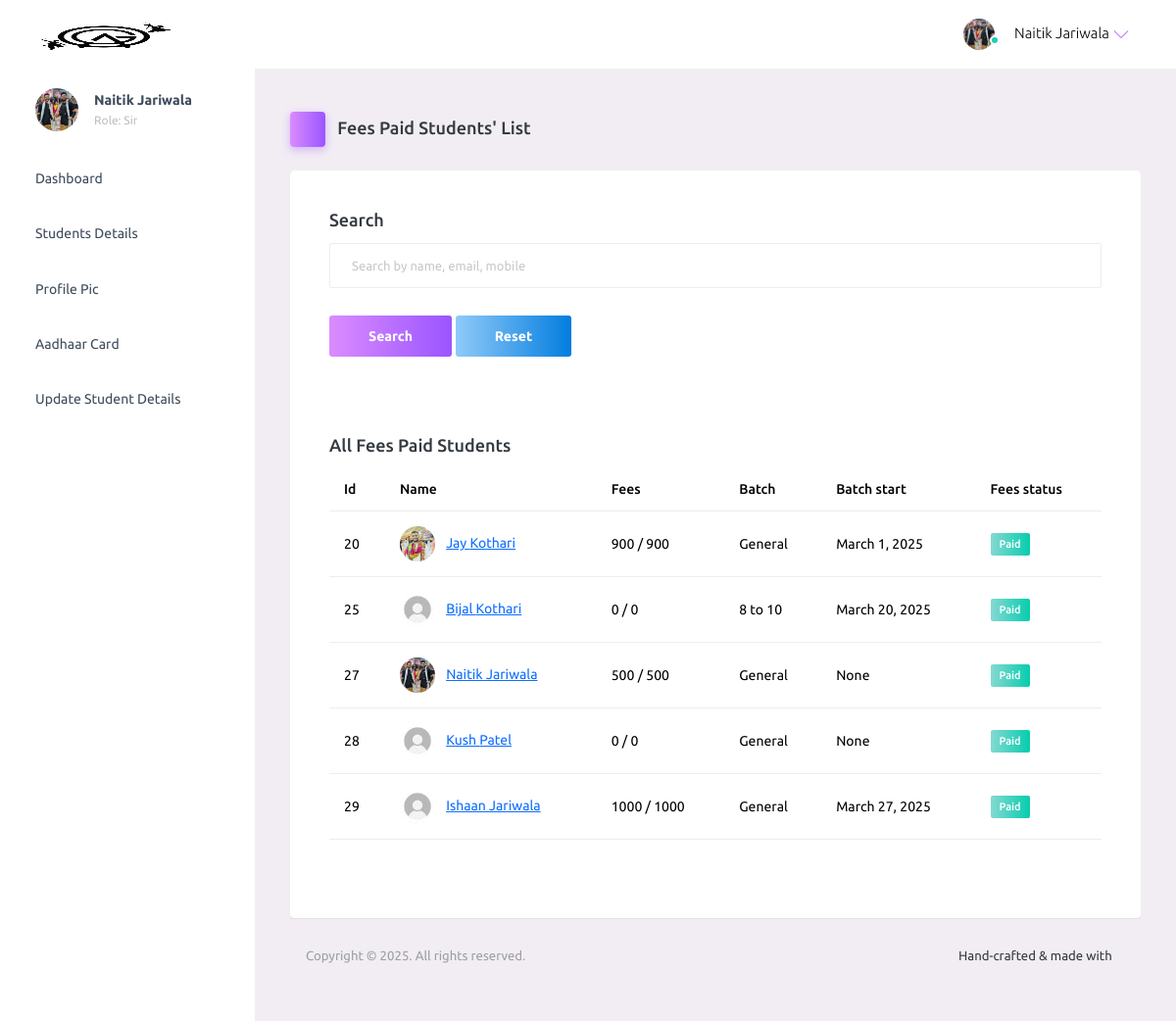
The page /mentor/fees_paid_list/ (signed in) on the database as committed earlier.
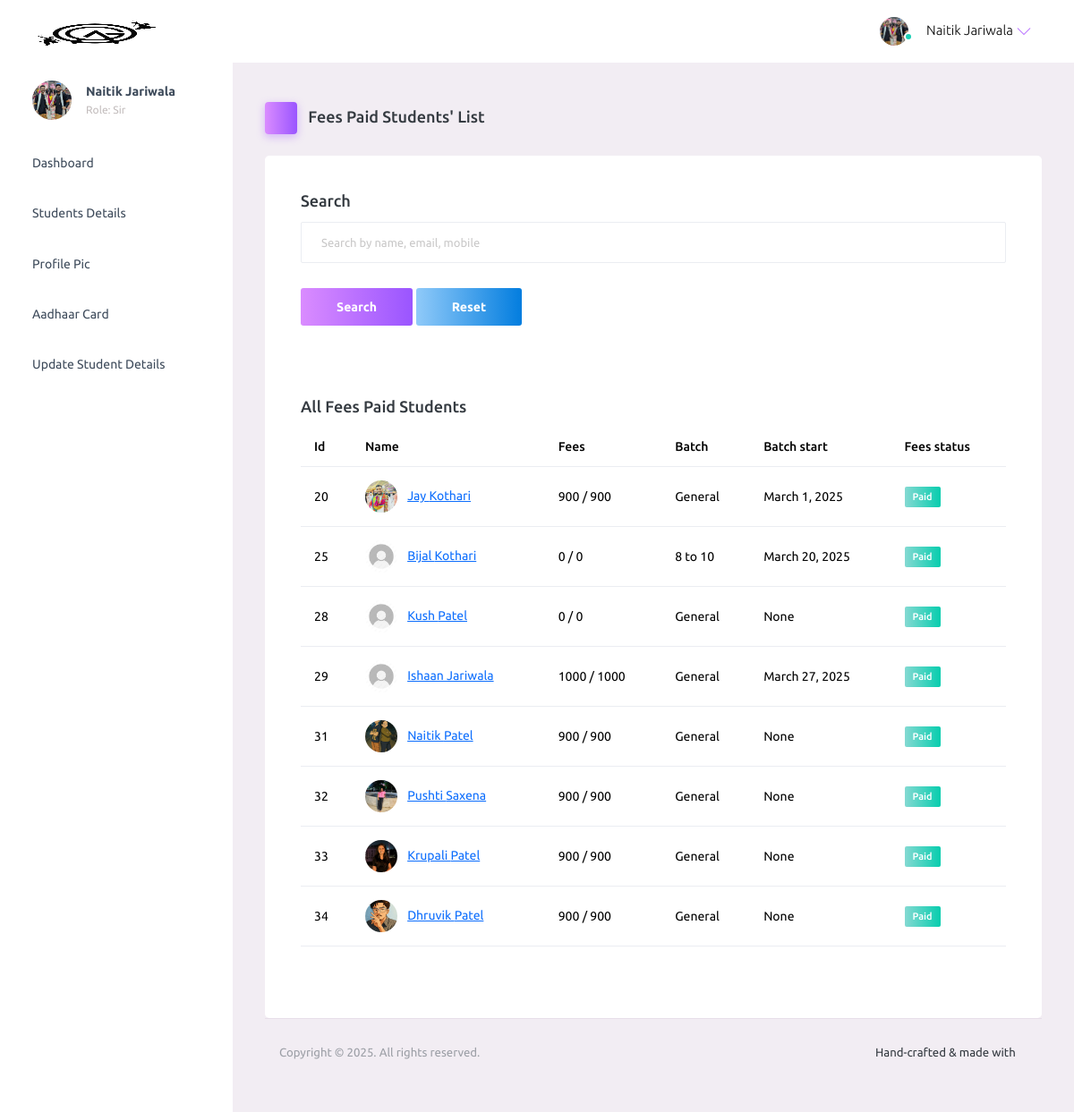
The same page on the database as committed later.
### student/models.py (models this page shows, shortened)
class Student(models.Model):
    doc_choice = (
        ('Owner','Owner'),
        ('Sir','Sir'),
        ('Student','Student'),
    )
    first_name = models.CharField(max_length=30)
    last_name = models.CharField(max_length=30)
    birth_date = models.DateField(blank=True, null=True)
    email = models.EmailField(unique=True)
    mobile = models.CharField(max_length=10)
    parent_mobile = models.CharField(max_length=10)
    role = models.CharField(max_length=10, choices=doc_choice, default='Student')
    address = models.TextField()
    password = models.CharField(max_length=30)
    password_reset = models.BooleanField(default=False)
    verified = models.BooleanField(default=False)
    aadhar = models.CharField(max_length=12)
    aadhar_verified = models.BooleanField(default=False)
    aadhar_verified_by = models.CharField(max_length=30,blank=True,null=True)
    profile_qr = models.FileField(upload_to='profile_qr/',default='default/qr.png')
    profile_image = models.FileField(upload_to='profile/', default='default/profile.jpg')
    profile_image_verified = models.BooleanField(default=False)
    fees_amount = models.IntegerField(default=0)
    fees_paid = models.IntegerField(default=0)
    fees_status = models.BooleanField(default=False)
    fees_marker = models.CharField(max_length=30,blank=True,null=True)
    batch_name = models.CharField(max_length=30, blank=True, null=True, default='General')
    batch_start_date = models.DateField(blank=True, null=True)
    batch_end_date = models.DateField(blank=True, null=True)
    created_at = models.DateTimeField(auto_now_add=True)

### mentor/views.py (the view, shortened to what this page needs)
# urls.py: path('fees_paid_list/', views.fees_paid_list, name='fees_paid_list'),
def fees_paid_list(request):
    try:
        student = Student.objects.get(email=request.session['email'])
        if student.role == 'Student':
            return render(request, 'login.html', {'msg': 'You are not authorized to access this page'})
        students = Student.objects.filter(fees_status=True)
        return render(request, 'fees_paid_list.html', {'students': students, 'student': student})
    except:
        return render(request, 'login.html')

### mentor/templates/fees_paid_list.html (shortened to what this page needs)
{% extends 'header.html' %}
{% load static %}
{% block content %}
<div class="main-panel">
  <div class="content-wrapper">
    <div class="page-header">
      <h3 class="page-title">
        <span class="page-title-icon bg-gradient-primary text-white me-2">
          <i class="mdi mdi-home"></i>
        </span> Fees Paid Students' List
      </h3>
    </div>
    <div class="row">
      <div class="col-12 grid-margin">
        <div class="card">
          <div class="card-body">
            <h4 class="card-title">Search</h4>
            <form method="POST" action="{% url 'fees_paid_list' %}">
              <div class="form-group">
                <input type="text" class="form-control" id="search" name="search" placeholder="Search by name, email, mobile">
              </div>
              <button type="submit" class="btn btn-gradient-primary mr-2">Search</button>
              <a href="{% url 'fees_paid_list' %}" class="btn btn-gradient-info">Reset</a>
            </form>
          </div>
    <div class="row">
      <div class="col-12 grid-margin">
        <div class="card">
          <div class="card-body">
            {% if msg %}
            <h4 class="card-title">{{msg}}</h4>
            <h4 class="card-title">Total "<span style="color: rgb(78, 133, 216);">{{students.count}}</span>" results found</h4>
            {% else %}
            <h4 class="card-title">All Fees Paid Students</h4>
            {% endif %}
            <div class="table-responsive">
              <table class="table">
                <thead>
                  <tr>
                    <th> Id </th>
                    <th> Name </th>
                    <th> Fees </th>
                    <th> Batch </th>
                    <th> Batch start </th>
                    <th> Fees status </th>
                  </tr>
                </thead>
                <tbody>
                  {% for one in students %}
                  <tr>
                    <td>{{one.id}}</td>
                    <td>
                      <img src="{{one.profile_image.url}}" style="object-fit: cover;" class="me-2" alt="image"> <a href="{% url 'update_fees_details' one.id %}">{{one.first_name}} {{one.last_name}}</a>
                    </td>
                    <td> {{one.fees_paid}} / {{one.fees_amount}} </td>
                    <td> {{one.batch_name}} </td>
                    <td>{{one.batch_start_date}}</td>
                    <td>
                      {% if one.fees_status %}
                      <label class="badge badge-gradient-success">Paid</label>
                      {% else %}
                      <label class="badge badge-gradient-danger">Unpaid</label>
                      {% endif %}
                    </td>
                  </tr>
                  {% endfor %}
                </tbody>
              </table>
            </div>
          </div>
        </div>
      </div>
    </div>
  </div>
  <footer class="footer">
    <div class="d-sm-flex justify-content-center justify-content-sm-between">
      <span class="text-muted text-center text-sm-left d-block d-sm-inline-block">Copyright © 2025. All rights reserved.</span>
      <span class="float-none float-sm-right d-block mt-1 mt-sm-0 text-center">Hand-crafted & made with <i class="mdi mdi-heart text-danger"></i></span>
    </div>
  </footer>
</div>
{% endblock %}

### mentor/templates/header.html (shortened to what the changed rows need)
{% load static %}
<!DOCTYPE html>
<html lang="en">
  <head>
    <link rel="stylesheet" href="{% static 'assets/vendors/mdi/css/materialdesignicons.min.css' %}">
    <link rel="stylesheet" href="{% static 'assets/vendors/ti-icons/css/themify-icons.css' %}">
    <link rel="stylesheet" href="{% static 'assets/vendors/css/vendor.bundle.base.css' %}">
    <link rel="stylesheet" href="{% static 'assets/vendors/font-awesome/css/font-awesome.min.css' %}">
    <link rel="stylesheet" href="{% static 'assets/vendors/font-awesome/css/font-awesome.min.css' %}" />
    <link rel="stylesheet" href="{% static 'assets/vendors/bootstrap-datepicker/bootstrap-datepicker.min.css' %}">
    <link rel="stylesheet" href="{% static 'assets/css/style.css' %}">
  </head>
  <body>
    {% if student.role == "Sir" or student.role == "Owner" %}
    <div class="container-scroller">
      <nav class="navbar default-layout-navbar col-lg-12 col-12 p-0 fixed-top d-flex flex-row">
        <div class="text-center navbar-brand-wrapper d-flex align-items-center justify-content-center" style="object-fit: cover; overflow: hidden; ">
          <a class="navbar-brand brand-logo" href="{% url 'mentor-index' %}"><img src="{% static 'assets/images/logo.png' %}" alt="logo"  /></a>
        </div>
        <div class="navbar-menu-wrapper d-flex align-items-stretch">
          <button class="navbar-toggler navbar-toggler align-self-center" type="button" data-toggle="minimize">
            <span class="mdi mdi-menu"></span>
          </button>
          <ul class="navbar-nav navbar-nav-right">
            <li class="nav-item nav-profile dropdown">
              <a class="nav-link dropdown-toggle" id="profileDropdown" href="#" data-bs-toggle="dropdown" aria-expanded="false">
                <div class="nav-profile-img">
                  <img src="{{student.profile_image.url}}" style="object-fit: cover;" alt="image">
                  <span class="availability-status online"></span>
                </div>
                <div class="nav-profile-text">
                  <p class="mb-1 text-black">{{student.first_name}} {{student.last_name}}</p>
                </div>
              </a>
            </li>
          </ul>
        </div>
      </nav>
      <div class="container-fluid page-body-wrapper">
        <nav class="sidebar sidebar-offcanvas" id="sidebar">
          <ul class="nav">
            <li class="nav-item nav-profile">
              <a href="#" class="nav-link">
                <div class="nav-profile-image">
                  <img src="{{student.profile_image.url}}" style="object-fit: cover;" alt="profile" />
                </div>
                <div class="nav-profile-text d-flex flex-column">
                  <span class="font-weight-bold mb-2">{{student.first_name}} {{student.last_name}}</span>
                  <span class="text-secondary text-small">Role: {{student.role}}</span>
                </div>
                <i class="mdi mdi-bookmark-check text-success nav-profile-badge"></i>
              </a>
            </li>
            <li class="nav-item">
              <a class="nav-link" href="{% url 'mentor-index' %}">
                <span class="menu-title">Dashboard</span>
                <i class="mdi mdi-home menu-icon"></i>
              </a>
            </li>
            <li class="nav-item">
              <a class="nav-link" data-bs-toggle="collapse" href="#ui-basic" aria-expanded="false" aria-controls="ui-basic">
                <span class="menu-title">Students Details</span>
                <i class="menu-arrow"></i>
                <i class="mdi mdi-contacts menu-icon"></i>
              </a>
            </li>
            <li class="nav-item">
              <a class="nav-link" data-bs-toggle="collapse" href="#icons" aria-expanded="false" aria-controls="icons">
                <span class="menu-title">Profile Pic</span>
                <i class="mdi mdi-contacts menu-icon"></i>
              </a>
            </li>
            <li class="nav-item">
              <a class="nav-link" data-bs-toggle="collapse" href="#forms" aria-expanded="false" aria-controls="forms">
                <span class="menu-title">Aadhaar Card</span>
                <i class="mdi mdi-format-list-bulleted menu-icon"></i>
              </a>
            </li>
            <li class="nav-item">
              <a class="nav-link" data-bs-toggle="collapse" href="#charts" aria-expanded="false" aria-controls="charts">
                <span class="menu-title">Update Student Details</span>
                <i class="mdi mdi-chart-bar menu-icon"></i>
              </a>
            </li>
          </ul>
        </nav>
        {% block content %}
        {% endblock %}
      </div>
    </div>
    {% endif %}
  </body>
</html>

Rows that differ between the two databases and show on the page:
no longer on one of the page's lists (row edited): Student: id "27", first_name "Naitik", last_name "Jariwala", fees_paid "500", fees_amount "500", batch_name "General", batch_start_date "None"
added Student: id "31", profile_image (picture), first_name "Naitik", last_name "Patel", fees_paid "900", fees_amount "900", batch_name "General", batch_start_date "None", fees_status "Paid"
added Student: id "32", profile_image (picture), first_name "Pushti", last_name "Saxena", fees_paid "900", fees_amount "900", batch_name "General", batch_start_date "None", fees_status "Paid"
added Student: id "33", profile_image (picture), first_name "Krupali", last_name "Patel", fees_paid "900", fees_amount "900", batch_name "General", batch_start_date "None", fees_status "Paid"
added Student: id "34", profile_image (picture), first_name "Dhruvik", last_name "Patel", fees_paid "900", fees_amount "900", batch_name "General", batch_start_date "None", fees_status "Paid"
